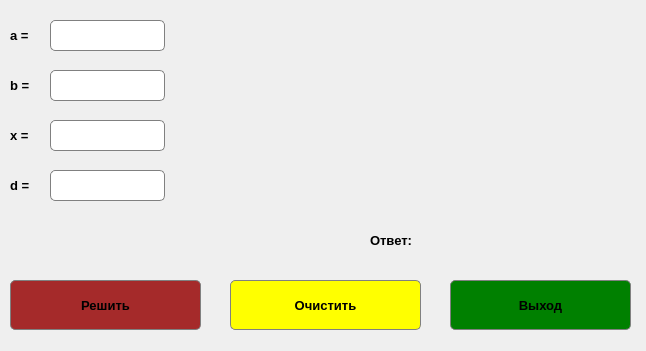
<?xml version="1.0" encoding="UTF-8"?>
<ui version="4.0">
 <class>Dialog</class>
 <widget class="QDialog" name="Dialog">
  <property name="enabled">
   <bool>true</bool>
  </property>
  <property name="geometry">
   <rect>
    <x>0</x>
    <y>0</y>
    <width>646</width>
    <height>351</height>
   </rect>
  </property>
  <property name="minimumSize">
   <size>
    <width>646</width>
    <height>351</height>
   </size>
  </property>
  <property name="maximumSize">
   <size>
    <width>646</width>
    <height>351</height>
   </size>
  </property>
  <property name="font">
   <font>
    <family>Yu Gothic UI Semibold</family>
    <pointsize>18</pointsize>
    <weight>75</weight>
    <italic>false</italic>
    <bold>true</bold>
   </font>
  </property>
  <property name="cursor">
   <cursorShape>ArrowCursor</cursorShape>
  </property>
  <property name="mouseTracking">
   <bool>false</bool>
  </property>
  <property name="windowTitle">
   <string>LAB02</string>
  </property>
  <widget class="QLabel" name="label_x">
   <property name="geometry">
    <rect>
     <x>10</x>
     <y>120</y>
     <width>31</width>
     <height>31</height>
    </rect>
   </property>
   <property name="font">
    <font>
     <family>Segoe UI</family>
     <pointsize>10</pointsize>
     <weight>75</weight>
     <italic>false</italic>
     <bold>true</bold>
    </font>
   </property>
   <property name="text">
    <string>x =</string>
   </property>
  </widget>
  <widget class="QLineEdit" name="lineEdit_a">
   <property name="geometry">
    <rect>
     <x>50</x>
     <y>20</y>
     <width>115</width>
     <height>31</height>
    </rect>
   </property>
   <property name="font">
    <font>
     <family>Segoe UI</family>
     <pointsize>10</pointsize>
     <weight>75</weight>
     <italic>false</italic>
     <bold>true</bold>
    </font>
   </property>
   <property name="styleSheet">
    <string notr="true">border: 1px solid gray;
                    border-radius: 5px;
                </string>
   </property>
  </widget>
  <widget class="QLabel" name="label_b">
   <property name="geometry">
    <rect>
     <x>10</x>
     <y>70</y>
     <width>31</width>
     <height>31</height>
    </rect>
   </property>
   <property name="font">
    <font>
     <family>Segoe UI</family>
     <pointsize>10</pointsize>
     <weight>75</weight>
     <italic>false</italic>
     <bold>true</bold>
    </font>
   </property>
   <property name="text">
    <string>b =</string>
   </property>
  </widget>
  <widget class="QLineEdit" name="lineEdit_b">
   <property name="geometry">
    <rect>
     <x>50</x>
     <y>70</y>
     <width>115</width>
     <height>31</height>
    </rect>
   </property>
   <property name="font">
    <font>
     <family>Segoe UI</family>
     <pointsize>10</pointsize>
     <weight>75</weight>
     <italic>false</italic>
     <bold>true</bold>
    </font>
   </property>
   <property name="styleSheet">
    <string notr="true">border: 1px solid gray;
                    border-radius: 5px;
                </string>
   </property>
  </widget>
  <widget class="QPushButton" name="btn_solve">
   <property name="geometry">
    <rect>
     <x>10</x>
     <y>280</y>
     <width>191</width>
     <height>50</height>
    </rect>
   </property>
   <property name="font">
    <font>
     <family>Segoe UI</family>
     <pointsize>10</pointsize>
     <weight>75</weight>
     <italic>false</italic>
     <bold>true</bold>
    </font>
   </property>
   <property name="styleSheet">
    <string notr="true">border: 1px solid gray;
                    border-radius: 5px;
                    background: #a52a2a;
                </string>
   </property>
   <property name="text">
    <string>Решить</string>
   </property>
  </widget>
  <widget class="QPushButton" name="btn_clear">
   <property name="geometry">
    <rect>
     <x>230</x>
     <y>280</y>
     <width>191</width>
     <height>50</height>
    </rect>
   </property>
   <property name="font">
    <font>
     <family>Segoe UI</family>
     <pointsize>10</pointsize>
     <weight>75</weight>
     <italic>false</italic>
     <bold>true</bold>
    </font>
   </property>
   <property name="styleSheet">
    <string notr="true">border: 1px solid gray;
                    border-radius: 5px;
                    background: #ffff00;
                </string>
   </property>
   <property name="text">
    <string>Очистить</string>
   </property>
  </widget>
  <widget class="QLabel" name="label_a">
   <property name="geometry">
    <rect>
     <x>10</x>
     <y>20</y>
     <width>31</width>
     <height>31</height>
    </rect>
   </property>
   <property name="font">
    <font>
     <family>Segoe UI</family>
     <pointsize>10</pointsize>
     <weight>75</weight>
     <italic>false</italic>
     <bold>true</bold>
    </font>
   </property>
   <property name="text">
    <string>a =</string>
   </property>
  </widget>
  <widget class="QLineEdit" name="lineEdit_x">
   <property name="geometry">
    <rect>
     <x>50</x>
     <y>120</y>
     <width>115</width>
     <height>31</height>
    </rect>
   </property>
   <property name="font">
    <font>
     <family>Segoe UI</family>
     <pointsize>10</pointsize>
     <weight>75</weight>
     <italic>false</italic>
     <bold>true</bold>
    </font>
   </property>
   <property name="styleSheet">
    <string notr="true">border: 1px solid gray;
                    border-radius: 5px;
                </string>
   </property>
  </widget>
  <widget class="QLabel" name="label_answer">
   <property name="geometry">
    <rect>
     <x>370</x>
     <y>230</y>
     <width>241</width>
     <height>21</height>
    </rect>
   </property>
   <property name="font">
    <font>
     <family>Segoe UI</family>
     <pointsize>10</pointsize>
     <weight>75</weight>
     <italic>false</italic>
     <bold>true</bold>
    </font>
   </property>
   <property name="text">
    <string>Ответ:</string>
   </property>
  </widget>
  <widget class="QPushButton" name="btn_exit">
   <property name="geometry">
    <rect>
     <x>450</x>
     <y>280</y>
     <width>181</width>
     <height>50</height>
    </rect>
   </property>
   <property name="font">
    <font>
     <family>Segoe UI</family>
     <pointsize>10</pointsize>
     <weight>75</weight>
     <italic>false</italic>
     <bold>true</bold>
    </font>
   </property>
   <property name="styleSheet">
    <string notr="true">border: 1px solid gray;
                    border-radius: 5px;
                    background: #008000;
					fontcolor: #999999
                </string>
   </property>
   <property name="text">
    <string>Выход</string>
   </property>
  </widget>
  <widget class="QLabel" name="label_img">
   <property name="geometry">
    <rect>
     <x>250</x>
     <y>60</y>
     <width>351</width>
     <height>91</height>
    </rect>
   </property>
   <property name="frameShape">
    <enum>QFrame::NoFrame</enum>
   </property>
   <property name="frameShadow">
    <enum>QFrame::Plain</enum>
   </property>
   <property name="text">
    <string/>
   </property>
   <property name="textFormat">
    <enum>Qt::AutoText</enum>
   </property>
   <property name="pixmap">
    <pixmap>task.png</pixmap>
   </property>
   <property name="scaledContents">
    <bool>true</bool>
   </property>
   <property name="wordWrap">
    <bool>false</bool>
   </property>
  </widget>
  <widget class="QLineEdit" name="lineEdit_d">
   <property name="geometry">
    <rect>
     <x>50</x>
     <y>170</y>
     <width>115</width>
     <height>31</height>
    </rect>
   </property>
   <property name="font">
    <font>
     <family>Segoe UI</family>
     <pointsize>10</pointsize>
     <weight>75</weight>
     <italic>false</italic>
     <bold>true</bold>
    </font>
   </property>
   <property name="styleSheet">
    <string notr="true">border: 1px solid gray;
                    border-radius: 5px;
                </string>
   </property>
  </widget>
  <widget class="QLabel" name="label_d">
   <property name="geometry">
    <rect>
     <x>10</x>
     <y>170</y>
     <width>31</width>
     <height>31</height>
    </rect>
   </property>
   <property name="font">
    <font>
     <family>Segoe UI</family>
     <pointsize>10</pointsize>
     <weight>75</weight>
     <italic>false</italic>
     <bold>true</bold>
    </font>
   </property>
   <property name="text">
    <string>d =</string>
   </property>
  </widget>
 </widget>
 <resources/>
 <connections/>
</ui>
